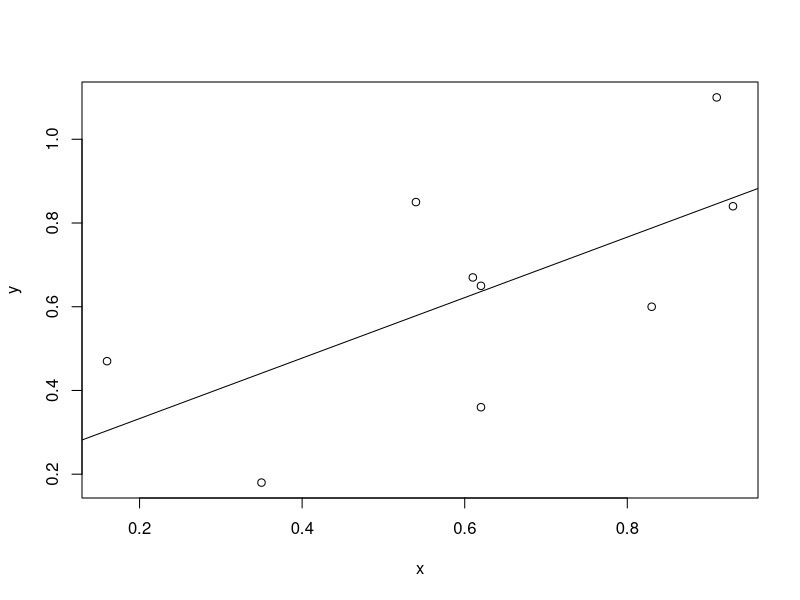
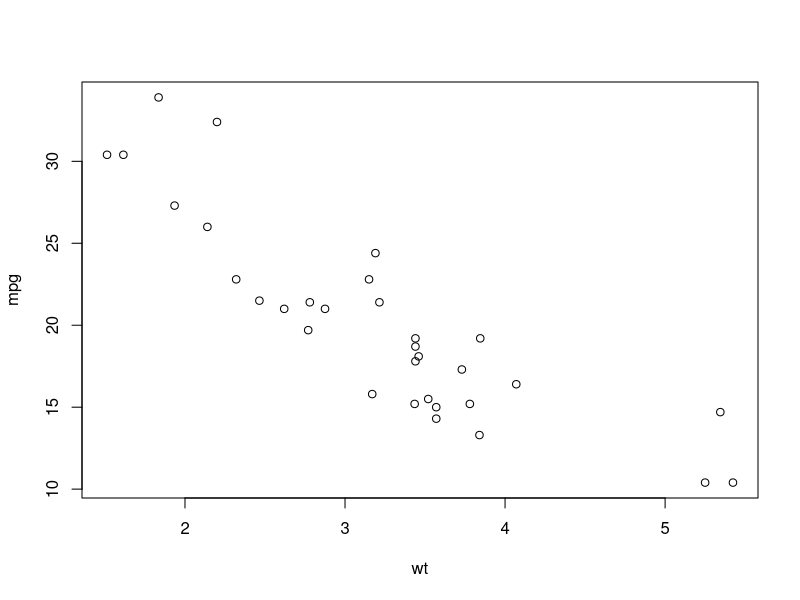

The R script that drew these images, in order: (Note: this script raises an error after producing the figures.)
## ---- chunk 1
n = 100;
x = rnorm(n)
x2 = rnorm(n)
x3 = rnorm(n)
y = 1 + x + x2 + x3 + rnorm(n, sd = .1)
ey = resid(lm(y ~ x2 + x3))
ex = resid(lm(x ~ x2 + x3))
sum(ey*ex) / sum(ex^2)
coef(lm(ey ~ ex - 1))
coef(lm(y~ x + x2 + x3))
## ---- chunk 2
x <- c(0.61, 0.93, 0.83, 0.35, 0.54, 0.16, 0.91, 0.62, 0.62)
y <- c(0.67, 0.84, 0.6, 0.18, 0.85, 0.47, 1.1, 0.65, 0.36)
fit <- lm(y ~ x)
fit
summary(fit)$coefficients
coef(fit)
n <- length(x)
sigma <- sum(resid(lm(y~x))^2)/(n-2)
pt(coef(fit)[2]/sqrt(sigma), n-2, lower.tail = F)
plot(x,y)
abline(fit)
pt(0.7224/0.223, n-2, lower.tail = F) * 2
resid(fit)
resid(fit)^2
sqrt(sum(resid(fit)^2)/7)
## ---- chunk 3
data(mtcars)
fit <- with(mtcars, lm(mpg ~ wt))
with(mtcars, plot(mpg ~ wt))
summary(fit)$coefficients
fit
weight <- mean(mtcars$wt)
n <- 32
sigma <- sum(resid(fit)^2)/(n-2)
sd <- sqrt(sigma)
sigma_b <- sd/var(mtcars$wt)
37.285 + weight*(-5.344 + c(-1,1) * qt(.975, n-2) * sigma_b)
37.285 + weight*-5.344

attach(mtcars)
fit <- lm(mpg ~ wt)
newdata = data.frame(wt=weight)
predict(fit, newdata, interval = "confidence")
detach(mtcars)
## ---- chunk 4
w <- 3000/1000
?predict
predict(fit,w)
predict(fit)
a <- 24.89
attach(mtcars)
newdata = data.frame(wt = 3)
predict(fit, newdata, interval = "prediction")
## ---- chunk 5
n <- 32
sigma <- sum(resid(fit)^2)/(n-2)
sd <- sqrt(sigma)
summary(fit)$coefficients
var(wt)
sigma_b <- sd/var(wt)
2*(-5.344 + c(-1,1) * qt(.975, df = fit$df) * sigma_b)
## ---- chunk 6
fit1 <- lm(mpg ~ 1)
fit1
e1 <- sum(resid(fit1)^2)
fit
e2 <- sum(resid(fit)^2)
e2/e1
